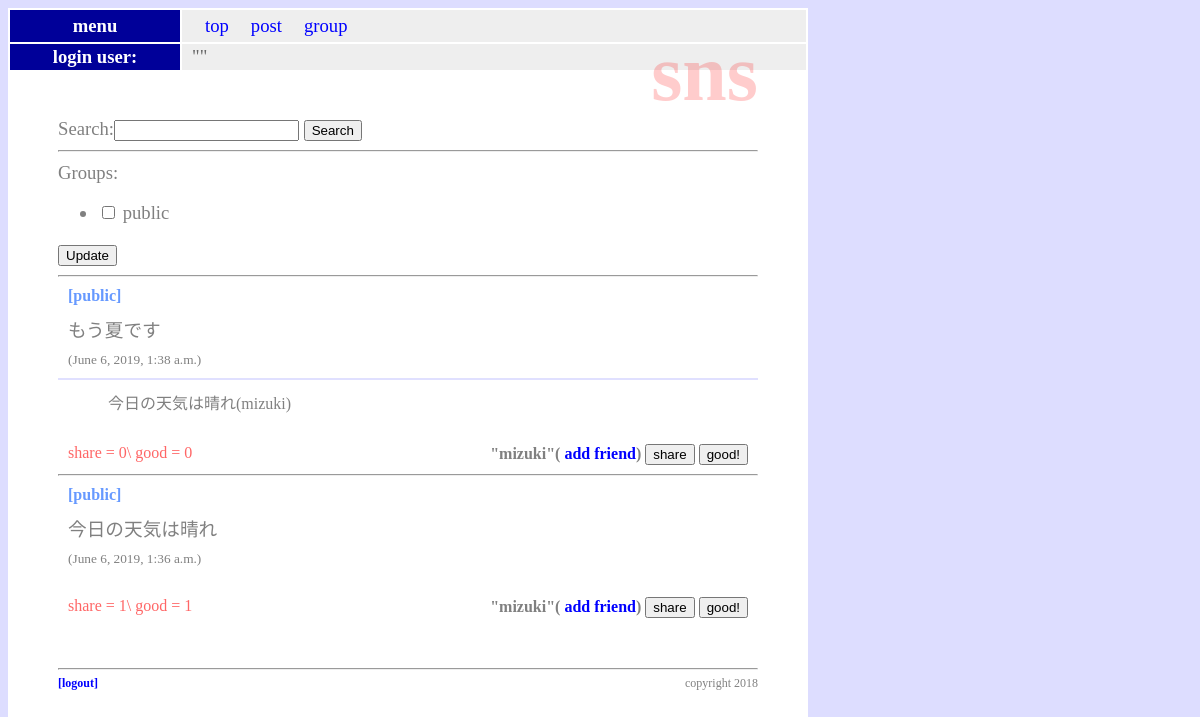
The page /sns/ (signed in) on the database its author committed.
### sns/models.py (models this page shows)
class Message(models.Model):
  owner = models.ForeignKey(User, on_delete=models.CASCADE,\
          related_name = 'message_owner')
  group = models.ForeignKey('Group', on_delete=models.CASCADE)
  content = models.TextField(max_length = 1000)
  share_id = models.IntegerField(default = -1)
  good_count = models.IntegerField(default = 0)
  share_count = models.IntegerField(default = 0)
  pub_date = models.DateTimeField(auto_now_add = True)
  def __str__(self):
      return str(self.content) + '(' + str(self.owner) + ')'
  def get_share(self):
      return Message.objects.get(id = self.share_id)
  class Meta:
    ordering = ('-pub_date',)

### sns/views.py (the view)
# urls.py: path('', views.index, name='index'),
@login_required(login_url = '/admin/login/')
def index(request):
    (public_user, public_group) = get_public()
    if request.method == 'POST':
        if request.POST['mode'] == '__check_form__':
            searchform = SearchForm()
            checkform = GroupCheckForm(request.user, request.POST)
            glist= []
            for item in request.POST.getlist('groups'):
                glist.append(item)
            messages = get_your_group_message(request.user,\
                    glist, None)
        if request.POST['mode'] == '__search_form__':
            searchform = SearchForm(request.POST)
            checkform = GroupCheckForm(request.user)
            gps = Group.objects.filter(owner = request.user)
            glist = [public_group]
            for item in gps:
                glist.append(item)
            messages = get_your_group_message(request.user, glist,\
                    request.POST['search'])
    else:
        searchform = SearchForm()
        checkform = GroupCheckForm(request.user)
        gps = Group.objects.filter(owner = request.user)
        glist = [public_group]
        for item in gps:
            glist.append(item)
        messages = get_your_group_message(request.user, glist, None)
    params = {
            'login_user':request.user,
            'contents':messages,
            'check_form':checkform,
            'search_form':searchform,
        }
    return render(request, 'sns/index.html', params)

### sns/forms.py
class GroupCheckForm(forms.Form):
    def __init__(self, user, *args, **kwargs):
      super(GroupCheckForm, self).__init__(*args, **kwargs)
      public = User.objects.filter(username = 'public').first()
      self.fields['groups'] = forms.MultipleChoiceField(
        choices = [(item.title, item.title)for item in\
            Group.objects.filter(owner__in = [user, public])],
        widget = forms.CheckboxSelectMultiple(),
  )

class SearchForm(forms.Form):
    search = forms.CharField(max_length = 100)

### sns/models.py (called while the page is built)
  def __str__(self):
    return self.title

### sns/views.py (called while the page is built)
def get_your_group_message(owner, glist, find):
    (public_user, public_group) = get_public()
    groups = Group.objects.filter(Q(owner = owner)\
            |Q(owner = public_user)).filter(title__in = glist)
    me_friends = Friend.objects.filter(group__in = groups)
    me_users = []
    for f in me_friends:
        me_users.append(f.user)
    his_groups = Group.objects.filter(owner__in = me_users)
    his_friends = Friend.objects.filter(user = owner)\
            .filter(group__in = his_groups)
    me_groups = []
    for hf in his_friends:
        me_groups.append(hf.group)
    if find ==None:
        messages = Message.objects.filter(Q(group__in = groups)\
            |Q(group__in = me_groups))[:100]
    else:
        messages = Message.objects.filter(Q(group__in = groups)\
            |Q(group__in = me_groups))\
            .filter(content__contains = find)[:100]
    return messages

def get_public():
    public_user = User.objects.filter(username = 'public').first()
    public_group = Group.objects.filter\
            (owner = public_user).first()
    return (public_user, public_group)

### sns/templates/sns/index.html (shortened to what this page needs)
{% extends 'sns/layout.html' %}
{% block header %}
<h1>sns</h1>
{% endblock %}
{% block content %}
<form action = "{% url 'index' %}" method="post">
{{search_form}}
<button>Search</button>
</form>
<hr>
<form action = "{% url 'index' %}" method="post">
{{check_form}}
<button>Update</button>
</form>
{% for item in contents %}
<hr>
<p class = "message_public">
{% if item.group.title == 'public' %}
[public]
{% endif %}</p>
<p class = "message_content">{{item.content}}</p>
<p class = "message_date">({{item.pub_date}})</p>
{% if item.share_id > 0 %}
  <hr class = "share_line">
  <p class = "share_item_content">{{item.get_share}}</p>
{% endif %}
<p class = "message_owner">
  <span class = "message_counter">share = {{item.share_count}}\
    good = {{item.good_count}}</span>
  "{{item.owner}}"(<a href = "{% url 'add' %}? name = {{item.owner}}">
    add friend</a>)
  <a href = "{% url 'share' item.id %}"><button>share</button></a>
  <a href = "{% url 'good' item.id %}"><button>good!</button></a>
</p>
{% endfor %}
{% endblock %}

### sns/static/sns/style.css (style rules this page uses)
body { color:gray; font-size: 14pt; background-color: #ddf; }
h1 { color: red; opacity: 0.2; font-size: 60pt; margin-top: -20px; margin-bottom: 0px; text-align: right; line-height: 70px; }
p { margin: 10px; }
a { color: blue; text-decoration: none; }
.message_date { text-align: left; font-size: 10pt; }
.message_owner { text-align: right; font-size: 12pt; font-weight: bold; margin: 30px 10px 0px 10px; }
.message_public { font-size: 12pt; font-weight: bold; color: #69f; }
.message_counter { float: left; font-weight: normal; font-size: 12pt; color: #f66; }
.share_line { border: 1px solid #e0e0ff; }
.share_item_content { margin: 0px 50px; font-size: 12pt; }

### rows shown on the page
Message: shows "[public]", content "もう夏です", pub_date "June 6, 2019, 1:38 a.m.", get_share "今日の天気は晴れ(mizuki)", share_count "0", good_count "0", owner "mizuki"
Message: shows "[public]", content "今日の天気は晴れ", pub_date "June 6, 2019, 1:36 a.m.", share_count "1", good_count "1", owner "mizuki"
